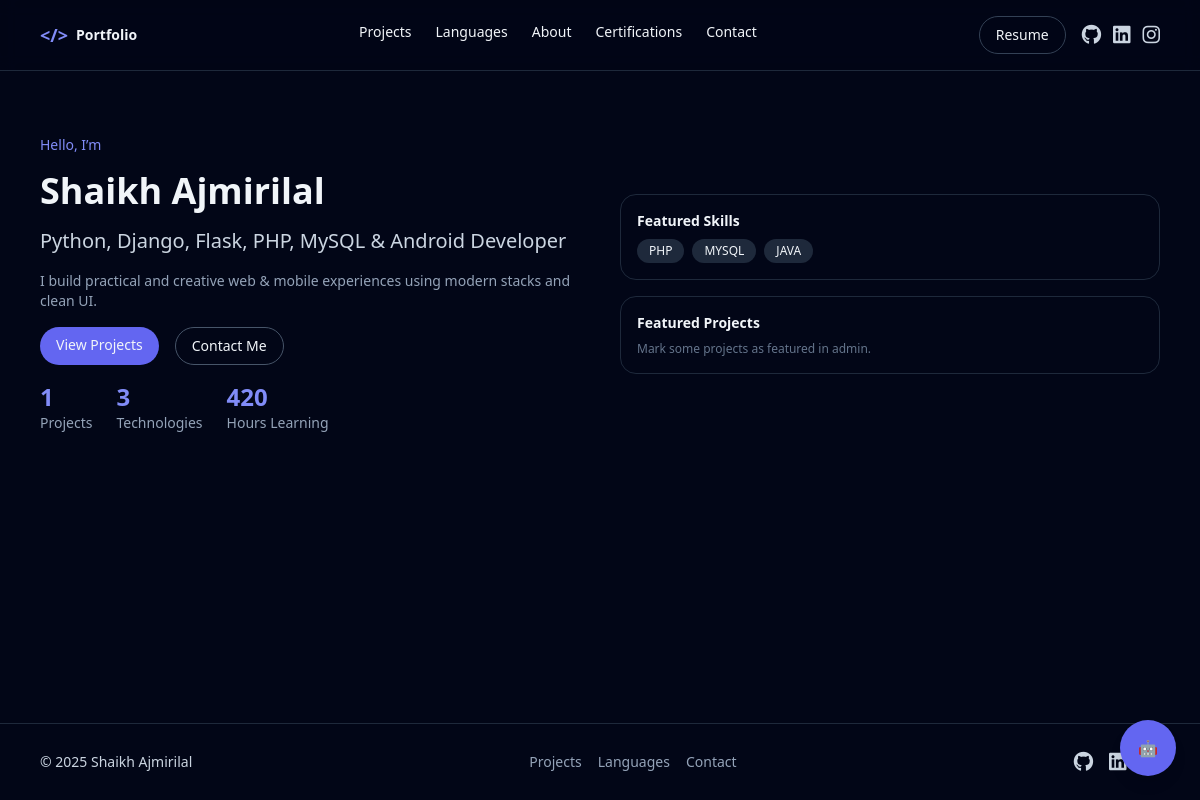
/, run on an earlier commit of the app's database.
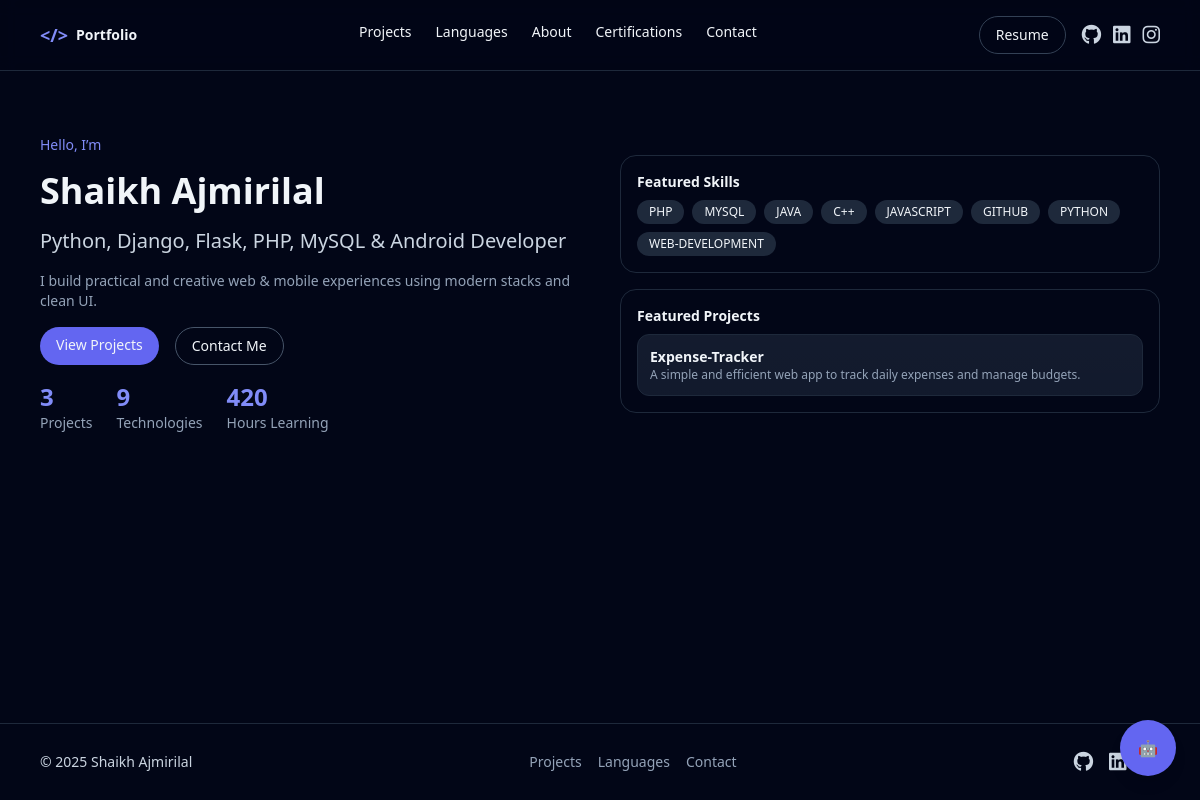
And on a later commit of the database.
### core/models.py (models this page shows, shortened)
class Skill(models.Model):
    CATEGORY_CHOICES = (
        ('language', 'Language'),
        ('framework', 'Framework'),
        ('database', 'Database'),
        ('tool', 'Tool / Platform'),
        ('other', 'Other'),
    )
    name = models.CharField(max_length=100)
    category = models.CharField(max_length=20, choices=CATEGORY_CHOICES)
    proficiency = models.PositiveIntegerField(
        default=50,
        help_text="Percentage you’ve studied/learned this skill (0–100)."
    )
    name = models.CharField(max_length=100)
    category = models.CharField(max_length=20, choices=CATEGORY_CHOICES)

class Project(models.Model):
    title = models.CharField(max_length=150)
    slug = models.SlugField(unique=True, blank=True)
    short_tagline = models.CharField(max_length=200, blank=True)
    description = models.TextField()
    tech_stack = models.CharField(max_length=255, help_text="Comma-separated, e.g. Python, Django, SQLite")
    github_url = models.URLField(blank=True, null=True)
    live_url = models.URLField(blank=True, null=True)
    is_featured = models.BooleanField(default=False)
    created_at = models.DateField(auto_now_add=True)

### core/views.py (the view)
# urls.py: path('', views.home, name='home'),
def home(request):
    featured = []
    skills = []
    stats = {"projects": 0, "tech": 0}
    if Project is not None:
        try:
            featured = Project.objects.filter(is_featured=True)[:3]
            stats["projects"] = int(Project.objects.count())
        except Exception:
            featured = []
    if Skill is not None:
        try:
            skills = Skill.objects.all()[:8]
            stats["tech"] = int(Skill.objects.count())
        except Exception:
            skills = []
    stats["hours"] = 420   # <-- set to actual number of hours studied / practiced
    return render(request, "core/home.html", {
        "featured_projects": featured,
        "skills": skills,
        "stats": stats,
    })

### core/templates/core/home.html (shortened to what this page needs)
{% extends "core/base.html" %}
{% block content %}
<section class="max-w-6xl mx-auto px-4 py-16 grid md:grid-cols-2 gap-10 items-center">
  <div class="space-y-4 hero-float">
    <p class="text-sm text-indigo-400">Hello, I’m</p>
    <h1 class="text-3xl md:text-4xl font-bold">Shaikh Ajmirilal</h1>
    <p class="text-xl text-slate-300">Python, Django, Flask, PHP, MySQL & Android Developer</p>
    <p class="text-sm text-slate-400">I build practical and creative web & mobile experiences using modern stacks and clean UI.</p>
    <div class="flex gap-4 mt-4">
      <a href="{% url 'projects' %}" class="px-4 py-2 rounded-full bg-indigo-500 hover:bg-indigo-400 text-sm transition">View Projects</a>
      <a href="{% url 'contact' %}" class="px-4 py-2 rounded-full border border-slate-600 hover:border-indigo-400 text-sm transition">Contact Me</a>
    </div>
  <div class="flex gap-6 mt-6 text-sm">
  <div class="reveal" data-counter>
    <p class="text-2xl font-bold text-indigo-400 counter" data-count-display data-target="{{ stats.projects }}">{{ stats.projects }}</p>
    <p class="text-slate-400">Projects</p>
  </div>
  <div class="reveal" data-counter>
    <p class="text-2xl font-bold text-indigo-400 counter" data-count-display data-target="{{ stats.tech }}">{{ stats.tech }}</p>
    <p class="text-slate-400">Technologies</p>
  </div>
  <div class="reveal" data-counter>
    <p class="text-2xl font-bold text-indigo-400 counter" data-count-display data-target="{{ stats.hours }}">{{ stats.hours }}</p>
    <p class="text-slate-400">Hours Learning</p>
  </div>
</div>
  </div>
  <div class="space-y-4">
    <div class="border border-slate-800 rounded-2xl p-4 reveal">
      <h2 class="text-sm font-semibold mb-2">Featured Skills</h2>
      <div class="flex flex-wrap gap-2 text-xs">
        {% for skill in skills %}
          <span class="px-3 py-1 rounded-full bg-slate-800">{{ skill.name }}</span>
        {% empty %}
          <p class="text-slate-500 text-xs">Add skills in admin panel to show here.</p>
        {% endfor %}
      </div>
    </div>
    <div class="border border-slate-800 rounded-2xl p-4 reveal">
      <h2 class="text-sm font-semibold mb-2">Featured Projects</h2>
      <div class="space-y-3">
        {% for project in featured_projects %}
          <a href="{% url 'project_detail' project.slug %}" class="block p-3 rounded-xl bg-slate-900 hover:border-indigo-500 border border-slate-800 project-card" data-tilt>
            <p class="text-sm font-semibold">{{ project.title }}</p>
            <p class="text-xs text-slate-400">{{ project.short_tagline }}</p>
          </a>
        {% empty %}
          <p class="text-slate-500 text-xs">Mark some projects as featured in admin.</p>
        {% endfor %}
      </div>
    </div>
  </div>
</section>
{% endblock %}

What changed in the data, as far as the page shows it:
added Skill: name "C++"
added Skill: name "JAVASCRIPT"
added Skill: name "GITHUB"
added Skill: name "PYTHON"
added Skill: name "WEB-DEVELOPMENT"
added Project: title "Expense-Tracker", short_tagline "A simple and efficient web app to track daily expenses and manage budgets."
Also different on the page:
{{ stats.projects }}: "1" → "3"
{{ stats.tech }}: "3" → "9"
text no longer shown: "Mark some projects as featured in admin."
